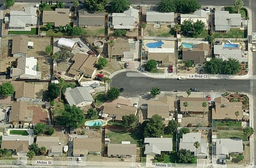
//> input picture pool_vegas.png, 256 x 168 px, shrunk from 749 x 492 before the run
$ ./pool_finder   (built with g++ and OpenCV 4)
//> lines starting //> are read from the running program, lines starting //| are printed output that depends on the picture; after the words box and inside, x2 and y2 are one past the last pixel; in counts of white or black regions, pixels touching at a corner belong together
#include <iostream>
using namespace std;

#include <cv.h>
#include <highgui.h>
#include <cvblob.h>

using namespace cvb;

int main()
{
  IplImage *original = cvLoadImage("pool_vegas.png", 1);
//> original is the input picture: 168 rows x 256 cols, CV_8UC3; mean B, G, R 108.4, 129.4, 127
  IplImage *processed = cvCreateImage(cvGetSize(original), 8, 3);
  IplImage *img = cvCreateImage(cvGetSize(original), 8, 3);

  cvPyrMeanShiftFiltering(original, processed, 70, 35, 0);
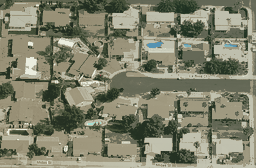
//> processed: 168 rows x 256 cols, CV_8UC3; mean B, G, R 107.8, 129.2, 128.2
  cvCvtColor(processed, img, CV_RGB2HSV);
//> img: 168 rows x 256 cols, CV_8UC3; mean H, S, V 86.6, 51.6, 131.9

  IplImage *grey = cvCreateImage(cvGetSize(img), IPL_DEPTH_8U, 1);
  cvInRangeS(img,cvScalar(0,41,80),cvScalar(40,150,255),grey);
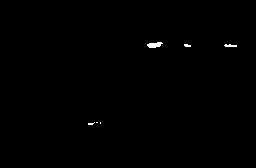
//> grey: 168 rows x 256 cols, CV_8UC1; 0.3% white; 6 white regions (4 under 20 px), largest, box (x1, y1, x2, y2) and area: (147, 42, 163, 48) 66, (224, 44, 237, 47) 29

  cvErode(grey, grey, NULL, 1);
  cvDilate(grey, grey, NULL, 3);
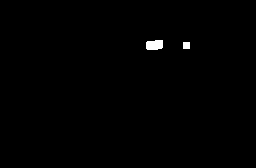
//> grey: 168 rows x 256 cols, CV_8UC1; 0.47% white; 2 white regions, box (x1, y1, x2, y2) and area: (146, 40, 163, 50) 153, (183, 42, 190, 49) 49

//> (the run ends here: the program needs code that is not available in this run, at `IplImage *labelImg = cvCreateImage(cvGetSize(grey),IPL_DEPTH_LABEL,1);`)
